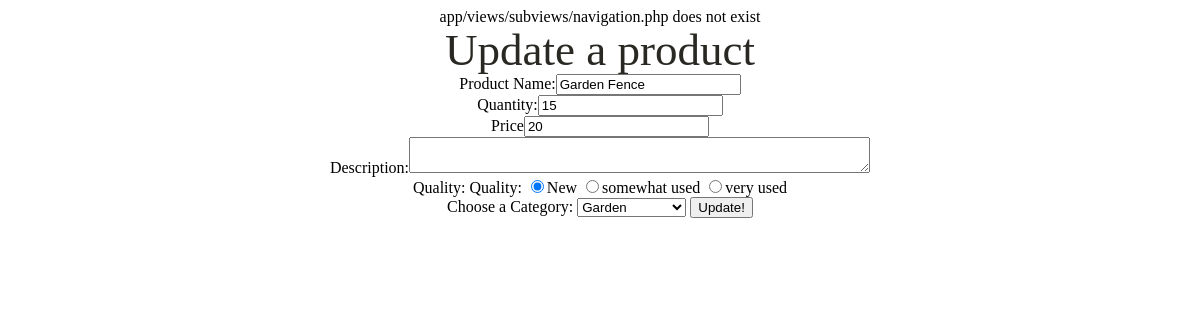
The app's page /Product/update/3 (signed in) with its own data.
### tables this page shows
CREATE TABLE `product` (
  `product_id` int(11) NOT NULL,
  `product_name` varchar(50) NOT NULL,
  `category_id` int(11) NOT NULL,
  `seller_id` int(11) NOT NULL,
  `available_quantity` int(11) NOT NULL,
  `price` int(11) NOT NULL,
  `description` text NOT NULL,
  `quality` tinyint(1) NOT NULL COMMENT ' 0 is new, 1 is somewhat used, 2 is very used'
);

### app/core/App.php (called while the page is built, shortened)
<?php
		class App {
			private $method = 'index';
			public function __construct() {
				$url = self::parseUrl();
				if (isset($url[0])) {
					unset($url[0]);
				}
				$this->controller = new $this->controller;
				if (isset($url[1])) {
					if (method_exists($this->controller, $url[1]))
						$this->method = $url[1];
					unset($url[1]);
				}
				$this->params = $url ? array_values($url) : [];
				call_user_func_array([$this->controller, $this->method], $this->params);
			}
			private static function parseUrl() {
				if (isset($_GET['url'])) {
					return explode('/',
						filter_var(
							rtrim($_GET['url'], '/'),
							FILTER_SANITIZE_URL)
					);
				}
			}
		}

### index.php (called while the page is built, shortened)
<?php
    new \app\core\App();

### app/models/Product.php (called while the page is built, shortened)
<?php
        class Product extends \app\core\Model {
            function get($product_id) {
                $SQL = 'SELECT * FROM product WHERE product_id = :product_id';
                $STMT = self::$_connection->prepare($SQL);
                $STMT->execute(['product_id'=>$product_id]);
                $STMT->setFetchMode(\PDO::FETCH_CLASS, "app\models\Product");
                return $STMT->fetch();
            }
        }

### app/core/DBConnection.php (called while the page is built, shortened)
<?php
		class DBConnection {
			static $connection = null;
			private function __construct() {
				if (self::$connection == null) {
					$host = 'localhost';
					$DBname = 'projectdb';
					$user = 'root';
					$password = '';
					self::$connection = new \PDO("mysql:host=$host;dbname=$DBname", $user, $password);
				}
			}
			public static function getInstance() {
				return self::$connection;
			}
		}

### app/models/Category.php (called while the page is built, shortened)
<?php
        class Category extends \app\core\Model {
            function get($category_id) {
                $SQL = 'SELECT * FROM category WHERE category_id = :category_id';
                $STMT = self::$_connection->prepare($SQL);
                $STMT->execute(['category_id'=>$category_id]);
                $STMT->setFetchMode(\PDO::FETCH_CLASS, "app\models\Category");
                return $STMT->fetch();
            }
            function getAll() {
                $SQL = 'SELECT * FROM category';
                $STMT = self::$_connection->prepare($SQL);
                $STMT->execute();
                $STMT->setFetchMode(\PDO::FETCH_CLASS, "app\models\Category");
                return $STMT->fetchAll();
            }
        }

### app/views/Product/update.php (the view, shortened to what this page needs)
<html>
	<head>
        <link rel="stylesheet" href="../public/css/home.css">
	</head>
	<body>
		<div class='container'>
		<h1>Update a product</h1>
		<form method='post' action=''>
			<label class='form-label'>Product Name:<input type='text' name='product_name' class='form-control'
            value = '<?=$data[1]->product_name?>'/></label><br>
			<label class='form-label'>Quantity:<input type='text' name='available_quantity' class='form-control'
            value = '<?=$data[1]->available_quantity?>' /></label><br>
			<label class='form-label'>Price<input type='text' name='price' class='form-control'
            value = '<?=$data[1]->price?>'/></label><br>
			<label class='form-label'>Description:<textarea cols='55' name='description' class='form-control'
            value = '<?=$data[1]->description?>'>  </textarea></label><br>
			<label class='form-label'>Quality:</label>
            <label class='form-label'>Quality:</label>
                <input class="form-check-input" type="radio" name="quality" value="0" <?= ($data[1]->quality == 0)? "checked" : "" ?> ><label class="form-check-label">New</label>
                <input class="form-check-input" type="radio" name="quality" value="1" <?= ($data[1]->quality == 1)? "checked" : "" ?> ><label class="form-check-label">somewhat used</label>
                <input class="form-check-input" type="radio" name="quality" value="2" <?= ($data[1]->quality == 2)? "checked" : "" ?> ><label class="form-check-label">very used </label> <br>
            <label class='form-label' >Choose a Category:</label>
            <?php
                $chooseCategory = new \app\models\Category();
                $chooseCategory = $chooseCategory-> get($data[1]->category_id);
            ?>
            <select name="category_id" value='<?= $chooseCategory->name?>'>
            <?php
                   foreach ($data[0] as $category){
                    if($category->category_id == $data[1]->category_id){
                        echo "<option value='".$category->category_id."' selected>". $category->name ."</option>";
                    } else {
                        echo "<option value='".$category->category_id."'>". $category->name ."</option>";
                    }
                }
            ?>
            </select>
			<input type="submit" name='action' value='Update!' class='form-control' />
		</form>
		</div>
	</body>
</html>

### public/css/home.css (style rules this page uses)
.container { text-align: center; font-family: 'Trocchi', serif; font-weight: normal; }
.container h1 { color: #292822; font-family: 'Trocchi', serif; font-size: 45px; font-weight: normal; line-height: 48px; margin: 0; }

### records on screen
product: product_name "Garden Fence", available_quantity "15", price "20", quality "☑"

### other values on screen
$name "subviews/navigation"
form field category_id "Garden"
